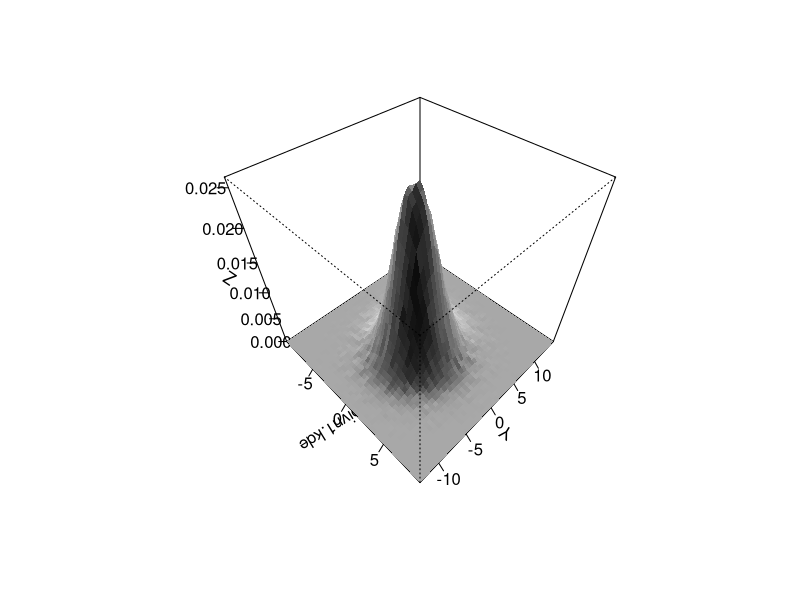
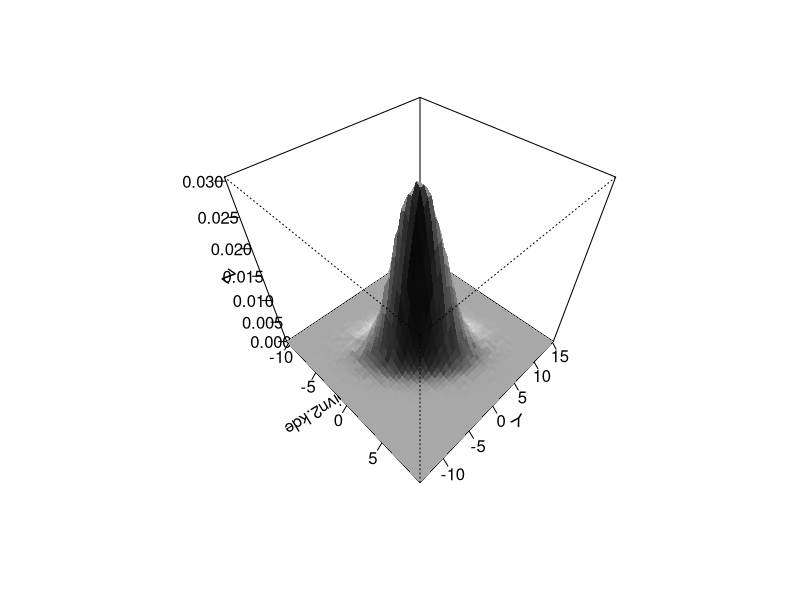
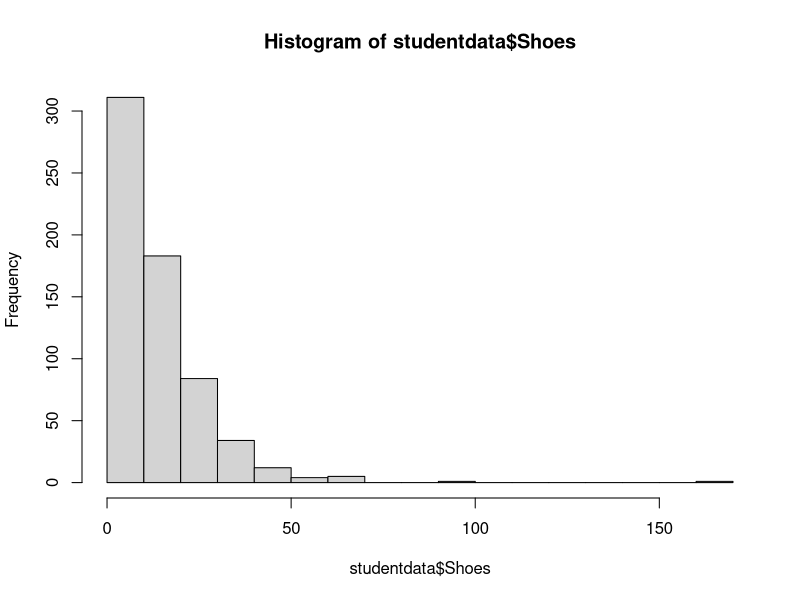
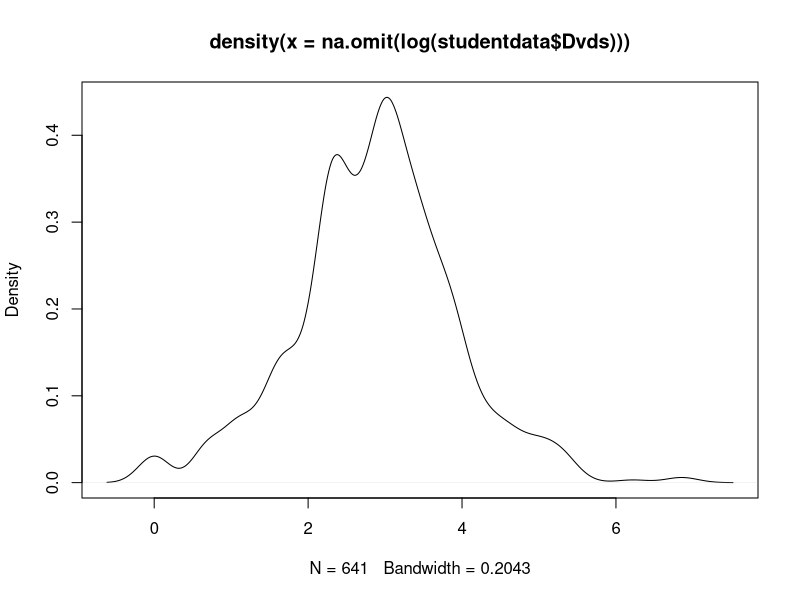
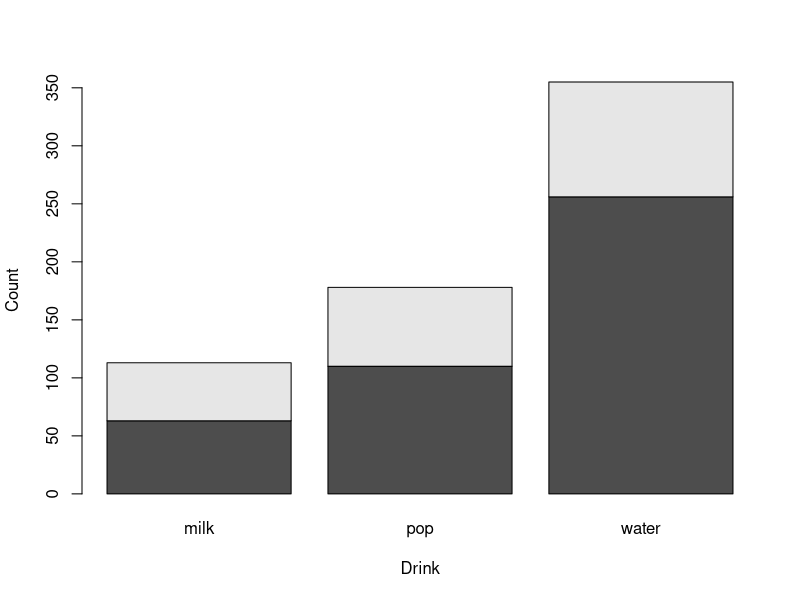
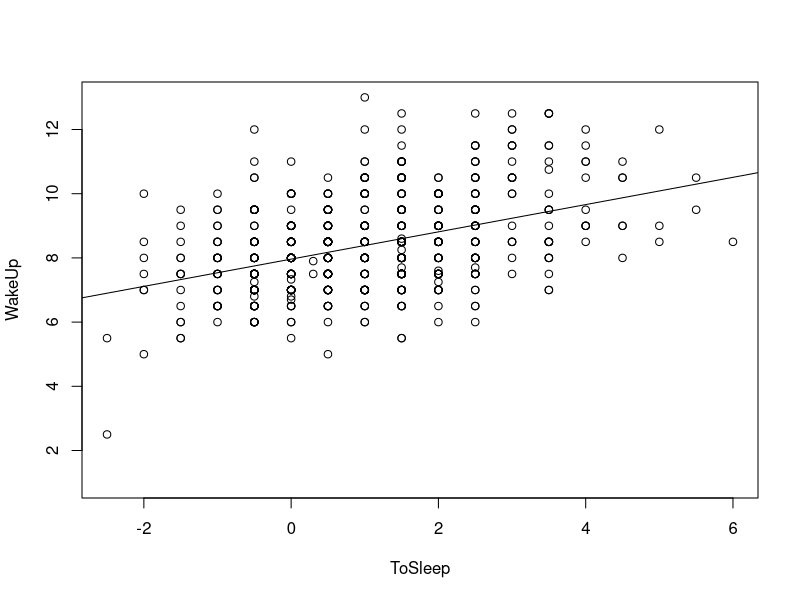
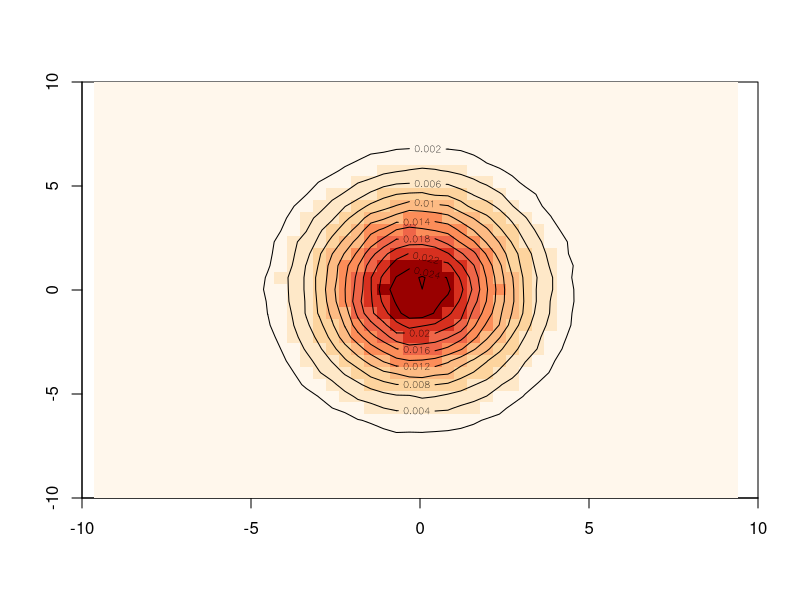
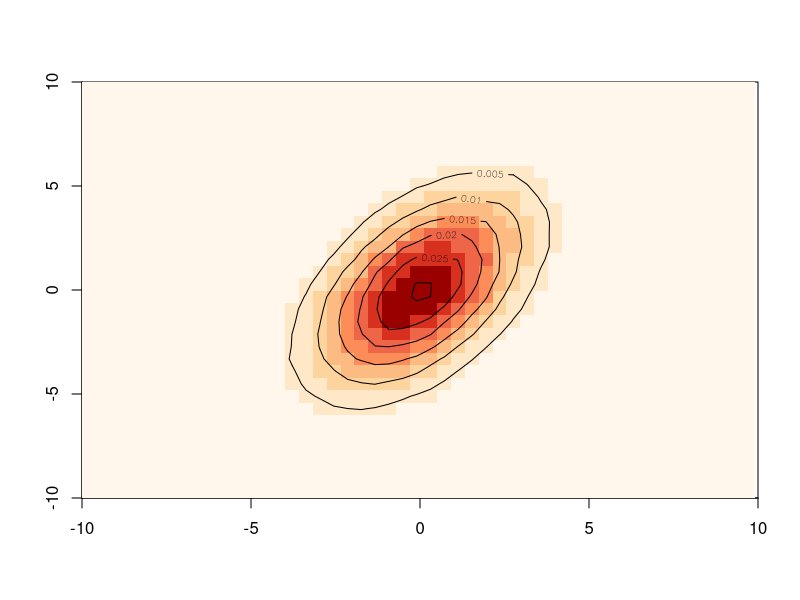

Here is the R script that generated these plots, in order:

######################
###   Question 5   ###
######################

library(MASS)
library(RColorBrewer)

## Do this for consistent results
set.seed(10)

## generate the bivariate normal sample for the three cases
bivn1 <- mvrnorm(500000, mu = c(0, 0), Sigma = matrix(c(4, 0, 0, 9), 2))
bivn2 <- mvrnorm(500000, mu = c(0, 0), Sigma = matrix(c(4, 3, 3, 9), 2))

## get the kernel density estimates for the 3 pairs
bivn1.kde <- kde2d(bivn1[,1], bivn1[,2], n = 50)
bivn2.kde <- kde2d(bivn2[,1], bivn2[,2], n = 50)

## contour plots
pdf("bivariate-contour-1.pdf", width=6, height=6)
image(bivn1.kde, col = brewer.pal(8,"OrRd"), ylim=c(-10,10), xlim=c(-10,10))
contour(bivn1.kde, add = T)
dev.off()
pdf("bivariate-contour-2.pdf", width=6, height=6)
image(bivn2.kde, col = brewer.pal(8,"OrRd"), ylim=c(-10,10), xlim=c(-10,10))
contour(bivn2.kde, add = T)
dev.off()

persp(bivn1.kde, phi = 45, theta = 45, shade = .6, border = NA, ticktype="detailed")
persp(bivn2.kde, phi = 45, theta = 45, shade = .6, border = NA, ticktype="detailed")


######################
###   Question 6   ###
######################

library(LearnBayes)
data('studentdata')

# 6a
hist(studentdata$Shoes, breaks = 20)

# 6b
plot(density(na.omit(log(studentdata$Dvds))))

# Q 6c
summary(na.omit(studentdata$Haircut))
quantile(studentdata$Dvds,probs=c(.025,.975),na.rm=TRUE)

# 6d
barplot(table(studentdata$Gender, studentdata$Drink), xlab = "Drink", ylab = "Count")

# 6e
plot(studentdata$ToSleep,studentdata$WakeUp,xlab="ToSleep",ylab="WakeUp")
fit=lm(studentdata$WakeUp~studentdata$ToSleep)
abline(fit)
